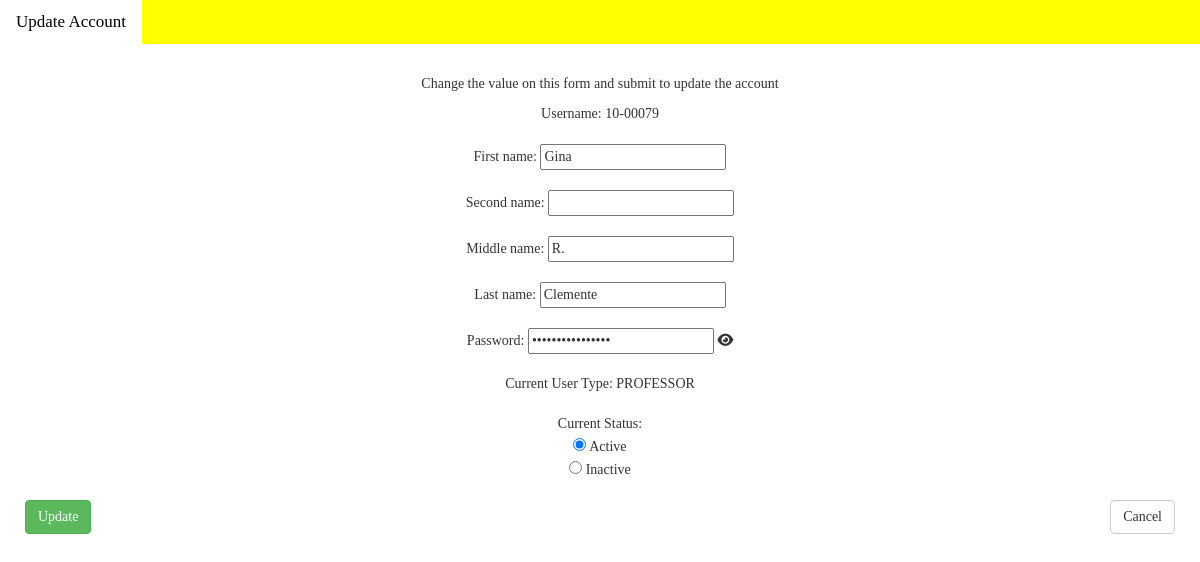
Page /GradeViewerDatabase/update-account.php?username=10-00079 (signed in) on the committed database.
### tables this page shows
CREATE TABLE `tblaccounts` (
  `username` varchar(50) NOT NULL,
  `password` varchar(50) NOT NULL,
  `firstname` varchar(50) NOT NULL,
  `secondname` varchar(50) NOT NULL,
  `middlename` varchar(50) NOT NULL,
  `lastname` varchar(50) NOT NULL,
  `email` varchar(100) NOT NULL,
  `usertype` varchar(50) NOT NULL,
  `status` varchar(20) NOT NULL,
  `createdby` varchar(50) NOT NULL,
  `datecreated` varchar(50) NOT NULL
);

### GradeViewerDatabase/update-account.php (the view, shortened to what this page needs)
<?php
require_once "config.php";
if (isset($_POST['btnsubmit'])) {
	$sql = "UPDATE tblaccounts SET password = ?, firstname = ?, secondname = ?, middlename = ?, lastname = ?, usertype = ?, status = ? WHERE username = ?";
	if ($stmt = mysqli_prepare($link, $sql)) {
		mysqli_stmt_bind_param($stmt, "ssssssss", $_POST['txtpassword'], $_POST['txtfirstname'], $_POST['txtsecondname'], $_POST['txtmiddlename'], $_POST['txtlastname'], $_POST['cmbtype'], $_POST['rbstatus'], $_GET['username']);
		if (mysqli_stmt_execute($stmt)) {
            $sql = "INSERT INTO tbllogs (datelog, timelog, module, ID, action, performedby) VALUES (?, ?, ?, ?, ?, ?)";
            if ($stmt = mysqli_prepare($link, $sql)) {
	            $date = date("m/d/Y");
	            $time = date("h:i:sa");
	            $module = "Accounts";
	            $action = "Update";
	            mysqli_stmt_bind_param($stmt, "ssssss", $date, $time, $module, $_GET['username'], $action, $_SESSION['username']);
	            if (mysqli_stmt_execute($stmt)) {
	    	        $_SESSION['updated'] = "User account UPDATED!";
		            header("location: accounts-management.php");
		            exit();
	            }
	            else{
	            $_SESSION['error'] = "<font color = 'red'>Error on insert log. </font>";
	            header("location: accounts-management.php");
			    exit();
	            }
			}
        }
        else{
        	$_SESSION['error'] = "<font color = 'red'>Error on updating account. </font>";
        	header("location: accounts-management.php");
			exit();
        }
	}
}
else{
	if (isset($_GET['username']) && !empty(trim($_GET['username']))) {
		$sql = "SELECT * FROM tblaccounts WHERE username = ?";
		if ($stmt = mysqli_prepare($link, $sql)) {
			mysqli_stmt_bind_param($stmt, "s", $_GET['username']);
			if (mysqli_stmt_execute($stmt)) {
				$result = mysqli_stmt_get_result($stmt);
				$account = mysqli_fetch_array($result, MYSQLI_ASSOC);
			}
			else{
				echo "<font color = 'red'> Error on loading th current account values</font>";
			}
		}
	}
}
?>
<!DOCTYPE html>
<html>
  <link rel="stylesheet" href="https://maxcdn.bootstrapcdn.com/bootstrap/3.4.1/css/bootstrap.min.css">
  <link rel="stylesheet" href="design.css">
  <link rel="stylesheet" href="dropdown.css">
  <link rel="stylesheet" href="https://cdnjs.cloudflare.com/ajax/libs/font-awesome/4.7.0/css/font-awesome.min.css">
    <link rel="stylesheet" href="https://cdnjs.cloudflare.com/ajax/libs/font-awesome/6.5.1/css/all.min.css" />
<body>
    <div class="topnav" id="myTopnav">
    <?php if ($_SESSION['usertype'] == "ADMINISTRATOR" || $_SESSION['usertype'] == "DEAN") : ?>
       <a href="update-account.php"  style = "background-color: white; color: black;">Update Account</a>
    <?php endif; ?>
</div>
	<form action="<?php echo htmlspecialchars(basename($_SERVER['REQUEST_URI'])); ?>" method = "POST">
		<center>
	    <p>Change the value on this form and submit to update the account</p>
        </center>
<center>
		Username: <?php echo $account['username'];  ?> <br> <br>
		First name: <input type="text" name="txtfirstname" value="<?php echo $account['firstname'];  ?>"  required><br><br>
        Second name: <input type="text" name="txtsecondname" value="<?php echo $account['secondname'];  ?>" ><br><br>
        Middle name: <input type="text" name="txtmiddlename" value="<?php echo $account['middlename'];  ?>"  required><br><br>
        Last name: <input type="text" name="txtlastname" value="<?php echo $account['lastname'];  ?>"  required><br><br>
		Password: <input type="password" id="password" name="txtpassword" value="<?php echo $account['password'];  ?>" required>
		<span class="password-toggle-icon"><i class="fas fa-eye"></i></span>
		<br><br>
		Current User Type: <?php echo $account['usertype'];  ?> <br><br>
        Current Status: <br>
        <?php
        $status = $account['status'];
        if ($status == "ACTIVE") {
        	?> <input type="radio" name="rbstatus" value="ACTIVE" checked> Active <br>
        	<input type="radio" name="rbstatus" value="INACTIVE"> Inactive <br> <?php
        }
        else{
            ?> <input type="radio" name="rbstatus" value="ACTIVE"> Active <br>
        	<input type="radio" name="rbstatus" value="INACTIVE" checked> Inactive <br> <?php
        }
        ?>
        <br>
</center>
        <input type="submit" name="btnsubmit" class = 'btn btn-success' value="Update">
        <a href="accounts-management.php" class = 'btn btn-default' style='float: right;'>Cancel</a>
	</form>
</body>
</html>

### GradeViewerDatabase/design.css (style rules this page uses)
html { height: 100%; width: 100%; background-color: white; }
body { padding: 0; margin: 0; font-family: times-new-roman; }
form { padding-left: 25px; padding-top: 30px; padding-right: 25px; }
.topnav { overflow: hidden; background-color: yellow; }
.topnav a { float: left; display: block; color: black; text-align: center; padding: 10px 16px; text-decoration: none; font-size: 17px; }

### rows in the picture
tblaccounts: username "10-00079", txtfirstname "Gina", txtmiddlename "R.", txtlastname "Clemente", usertype "PROFESSOR"
